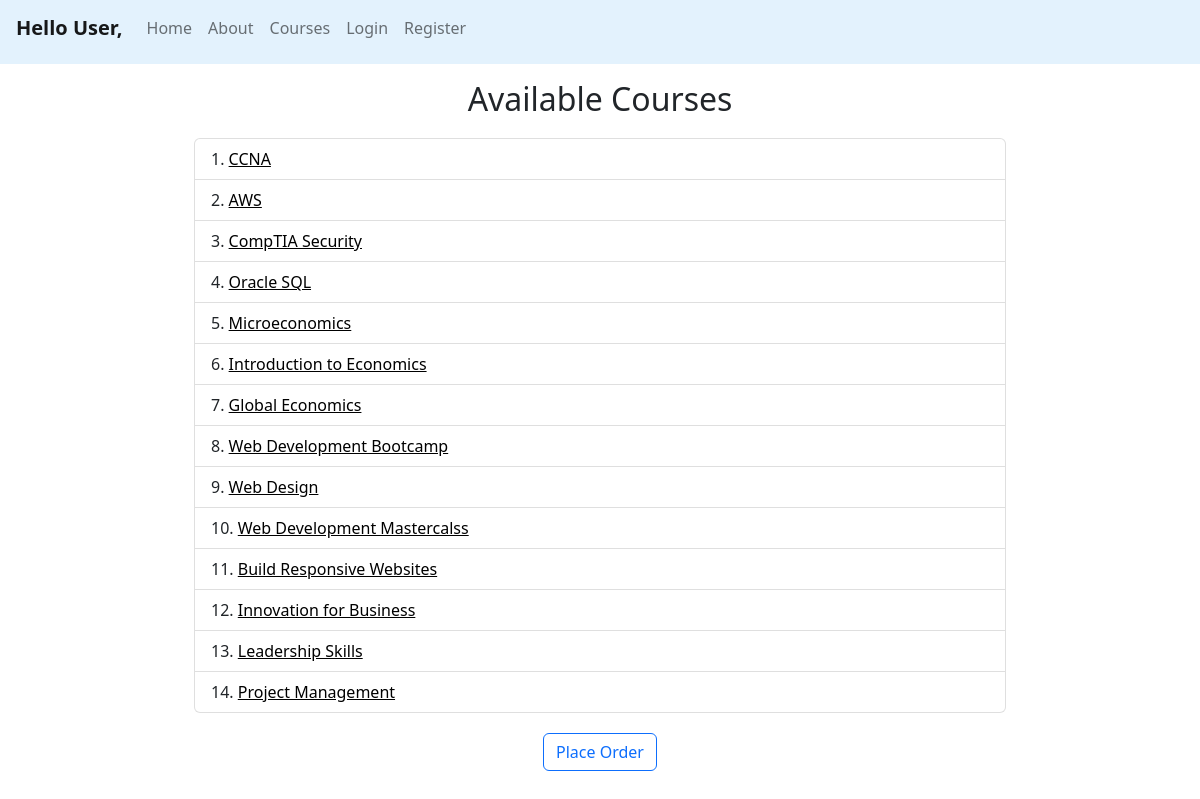
/myapp/courses/, run on the app's committed database.
### myapp/models.py (models this page shows, shortened)
class Course(models.Model):
    topic = models.ForeignKey(Topic, related_name='courses', on_delete=models.CASCADE)
    name = models.CharField(max_length=200)
    price = models.DecimalField(max_digits=10, decimal_places=2, validators=[validate_price])
    for_everyone = models.BooleanField(default=True)
    description = models.TextField(max_length=300, null=True, blank=True)
    interested = models.PositiveIntegerField(default=0)
    stages = models.PositiveIntegerField(default=3)

### myapp/views.py (the view)
# urls.py: path(r'courses/', views.courses, name='courses'),
def courses(request):
    courlist = Course.objects.all()
    return render(request, 'myapp/courses.html', {'courlist': courlist})

### myapp/templates/myapp/courses.html (shortened to what this page needs)
{% extends 'myapp/base.html' %}
{% block body_block %}
    {% if courlist %}
        <h2>Available Courses</h2>
        <div class="course-list-container">
            <ol class="list-group list-group-numbered">
                {% for course in courlist %}
                    <li class="list-group-item"><a href="{% url 'myapp:coursedetail' course.id %}">{{ course.name }}</a></li>
                {% endfor %}
            </ol>
        </div>
    {% else %}
        <h2>No courses are available</h2>
    {% endif %}
    <div class="order-container">
        <a class="btn btn-outline-primary" href="{% url 'myapp:place_order' %}">Place Order</a>
    </div>
{% endblock %}

### myapp/templates/myapp/base.html (shortened to what this page needs)
<!DOCTYPE html>
{% load static %}
<html>
    <head>
        <link rel="stylesheet" type="text/css" href="{% static 'myapp/style.css' %}"/>
        <link href="https://cdn.jsdelivr.net/npm/bootstrap@5.2.0/dist/css/bootstrap.min.css" rel="stylesheet">
    </head>
    <body>
        <nav class="navbar navbar-light navbar-expand-lg px-3 pb-0" style="background-color: #e3f2fd;">
            <div class="collapse navbar-collapse" id="navbarNav">
                <ul class="navbar-nav">
                    <li class="nav-item" style="font-weight: bold">
                        {% if request.user.is_authenticated %}
                            <p class="navbar-brand">Hello {{ request.user.first_name }},</p>
                        {% else %}
                            <p class="navbar-brand">Hello User,</p>
                        {% endif %}
                    </li>
                    <li class="nav-item active"><a class="nav-link" href="{% url 'myapp:index' %}">Home</a></li>
                    <li class="nav-item"><a class="nav-link" href="/myapp/about/">About</a></li>
                    <li class="nav-item"><a class="nav-link" href="{% url 'myapp:courses' %}">Courses</a></li>
                    {% if request.user.is_authenticated %}
                        <li class="nav-item"><a class="nav-link" href = "{% url 'myapp:my_account' %}">My Account</a></li>
                        <li class="nav-item"><a class="nav-link" href = "{% url 'myapp:myorders' %}">My Orders</a></li>
                        <li class="nav-item"><a class="nav-link" href = "{% url 'myapp:logout' %}">Logout</a></li>
                    {% else %}
                        <li class="nav-item"><a class="nav-link" href = "{% url 'myapp:login' %}">Login<br/></a></li>
                        <li class="nav-item"><a class="nav-link" href = "{% url 'myapp:register' %}">Register</a></li>
                    {% endif %}
                </ul>
            </div>
        </nav>
        <div class="mx-1 p-3">
            {% block body_block %}*** {% endblock %}
        </div>
    </body>
</html>

### myapp/static/myapp/style.css (style rules this page uses)
h2 { text-align: center; }
.course-list-container { width: 70%; margin: 20px auto 20px; }
.course-list-container a { color: black !important; }
.order-container { text-align: center; }

### data on the page
Course: name "CCNA"
Course: name "AWS"
Course: name "CompTIA Security"
Course: name "Oracle SQL"
Course: name "Microeconomics"
Course: name "Introduction to Economics"
Course: name "Global Economics"
Course: name "Web Development Bootcamp"
Course: name "Web Design"
Course: name "Web Development Mastercalss"
Course: name "Build Responsive Websites"
Course: name "Innovation for Business"
Course: name "Leadership Skills"
Course: name "Project Management"
